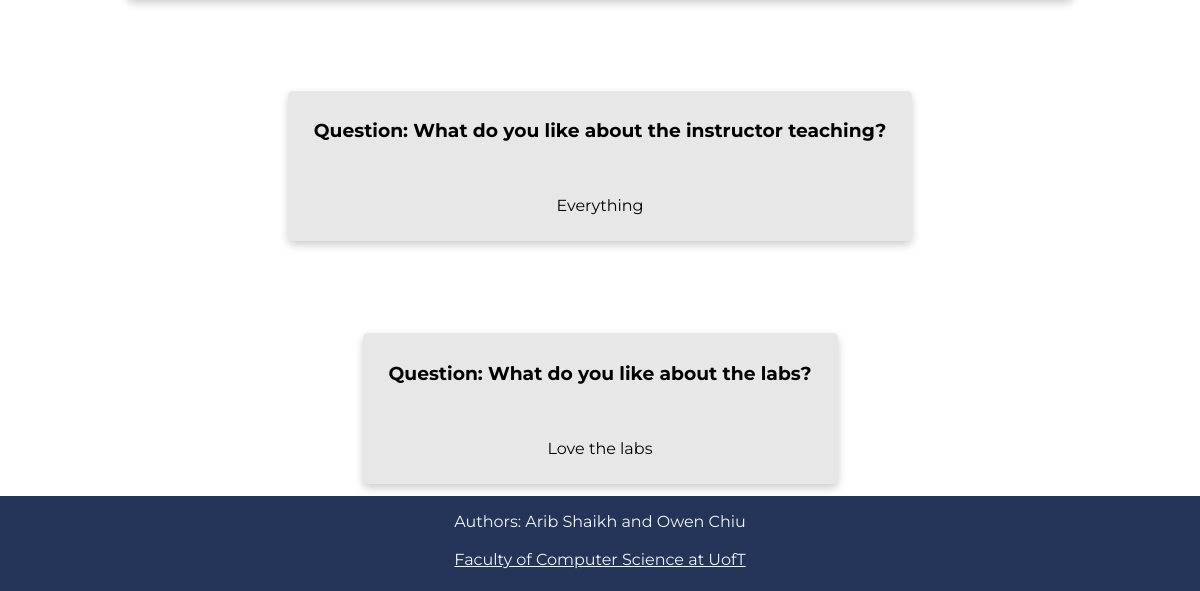
Page /feedback (signed in, lower part) on the earlier database version.
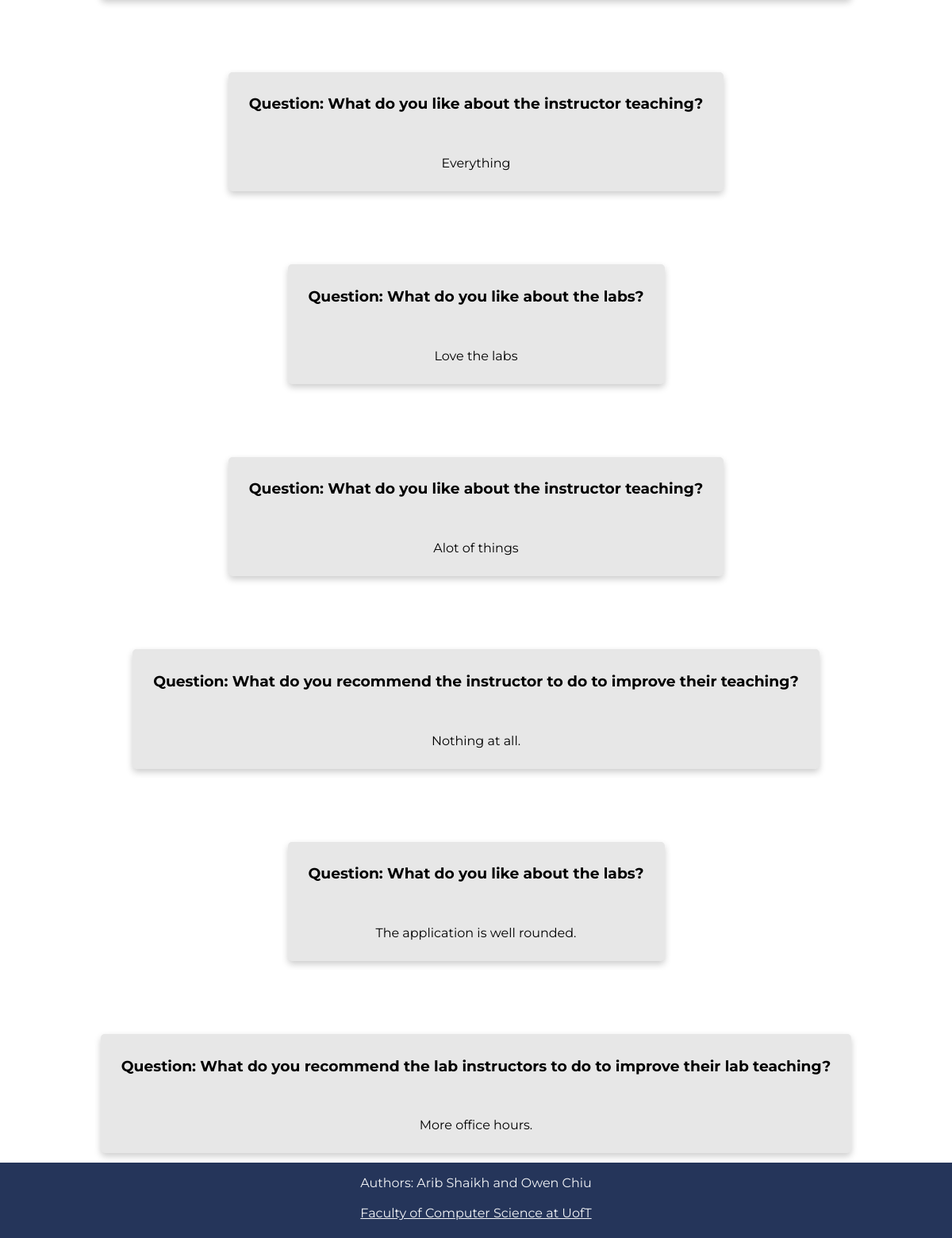
Same page on the later database version.
### tables this page shows
CREATE TABLE feedback(
	username VARCHAR(256) NOT NULL,
	question VARCHAR(256) NOT NULL,
	comment VARCHAR(256),
	FOREIGN KEY(username) REFERENCES instructors(username)
	);

### app.py (the view)
@app.route('/feedback')
def feedback():
	if 'username' in session:
		if session.get('instructor'):
			db = get_db()
			db.row_factory = make_dicts
			feedbacks = query_db("SELECT question, comment FROM feedback WHERE username = ?",[session['username']], one=False)
			db.close()
			return render_template("feedback.html", feedbacks = feedbacks)
		elif session.get('student'):
			db = get_db()
			db.row_factory = make_dicts
			instructors = query_db("SELECT username FROM instructors", one=False)
			print(instructors)
			return render_template("feedback.html",instructors = instructors)
		return render_template("feedback.html")
	return redirect(url_for('login'))

### app.py (called while the page is built)
def get_db():
    db = getattr(g, '_database', None)
    if db is None:
        db = g._database = sqlite3.connect(DATABASE)
    return db

def make_dicts(cursor, row):
    return dict((cursor.description[idx][0], value)
                for idx, value in enumerate(row))

def query_db(query, args=(), one=False):
    cur = get_db().execute(query, args)
    rv = cur.fetchall()
    cur.close()
    return (rv[0] if rv else None) if one else rv

@app.teardown_appcontext
def close_connection(exception):
    db = getattr(g, '_database', None)
    if db is not None:
        db.close()

### templates/feedback.html (shortened to what this page needs)
<!DOCTYPE html>
<html>
    <head>
        <link rel="stylesheet" href="../static/css/main.css" />
        <link rel="stylesheet" href="../static/css/feedback.css" />
        <link rel="stylesheet" href="../static/css/navbar_footer.css" />
    </head>
    <body>
        {% if session['instructor'] %}
        {% for feedback in feedbacks %}
            <div class = "feedbackBox">
                <h3>Question: {{feedback['question']}}</h3><br>
                <p>{{feedback['comment']}}</p>
            </div>
        {% endfor %}
        {% endif %}
        <footer>
                <p>Authors: Arib Shaikh and Owen Chiu<br>
                <br>
                <a href="https://web.cs.toronto.edu/" target="_blank">Faculty of Computer Science at UofT</a></p>
            </footer>
    </body>

### static/css/main.css (style rules this page uses)
html { font-family: 'Montserrat', sans-serif; }
body { height:100vh; margin: 0px; display:flex; flex-direction:column; text-align: center; }

### static/css/feedback.css (style rules this page uses)
body { display: flex; }
.feedbackBox { background-color: rgb(231, 231, 231); display: flex; flex-direction: column; flex-grow: 1; margin:0px auto; margin-top:80px; margin-bottom: 12px; box-shadow: 0 4px 8px 0 rgba(0, 0, 0, 0.2); transition: 0.3s; border-radius: 5px; padding: 10px 26px; text-align: center; justify-content: center; align-items: center; }

### static/css/navbar_footer.css (style rules this page uses)
footer { min-height:95px; margin-top: auto; text-align: center; background-color: #25355A; color: #F2F4F7; }
footer a { color: #F2F4F7; margin-bottom: 10px; }
footer p { margin-right: 0px; margin-left: 0px; }

Differences in the rows shown:
added feedback: question "What do you like about the instructor teaching?", comment "Alot of things"
added feedback: question "What do you recommend the instructor to do to improve their teaching?", comment "Nothing at all."
added feedback: question "What do you like about the labs?", comment "The application is well rounded."
added feedback: question "What do you recommend the lab instructors to do to improve their lab teaching?", comment "More office hours."
